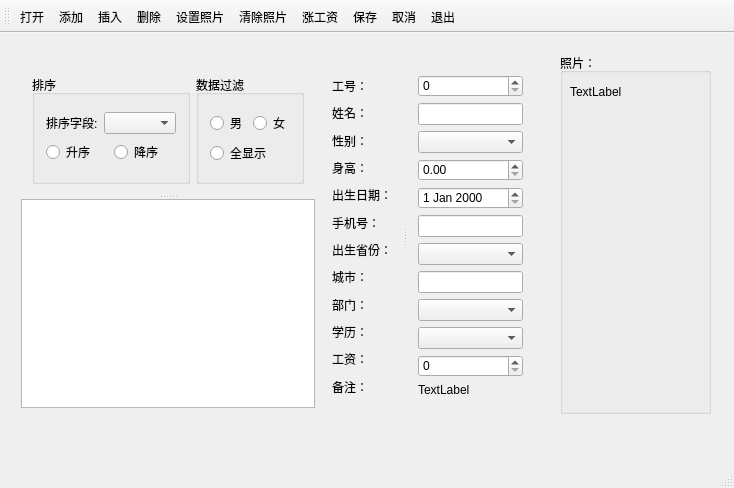
<?xml version="1.0" encoding="UTF-8"?>
<ui version="4.0">
 <class>MainWindow</class>
 <widget class="QMainWindow" name="MainWindow">
  <property name="geometry">
   <rect>
    <x>0</x>
    <y>0</y>
    <width>734</width>
    <height>488</height>
   </rect>
  </property>
  <property name="windowTitle">
   <string>MainWindow</string>
  </property>
  <widget class="QWidget" name="centralWidget">
   <widget class="QGroupBox" name="groupBox_3">
    <property name="geometry">
     <rect>
      <x>560</x>
      <y>20</y>
      <width>151</width>
      <height>361</height>
     </rect>
    </property>
    <property name="sizePolicy">
     <sizepolicy hsizetype="Fixed" vsizetype="Fixed">
      <horstretch>0</horstretch>
      <verstretch>0</verstretch>
     </sizepolicy>
    </property>
    <property name="title">
     <string>照片：</string>
    </property>
    <widget class="QLabel" name="dbLabPhote">
     <property name="geometry">
      <rect>
       <x>10</x>
       <y>30</y>
       <width>67</width>
       <height>17</height>
      </rect>
     </property>
     <property name="text">
      <string>TextLabel</string>
     </property>
    </widget>
   </widget>
   <widget class="QWidget" name="layoutWidget">
    <property name="geometry">
     <rect>
      <x>10</x>
      <y>20</y>
      <width>535</width>
      <height>366</height>
     </rect>
    </property>
    <layout class="QHBoxLayout" name="horizontalLayout_5">
     <item>
      <widget class="QSplitter" name="splitter_2">
       <property name="orientation">
        <enum>Qt::Vertical</enum>
       </property>
       <widget class="QWidget" name="layoutWidget">
        <layout class="QHBoxLayout" name="horizontalLayout_4">
         <item>
          <widget class="QGroupBox" name="groupBoxSort">
           <property name="title">
            <string>排序</string>
           </property>
           <layout class="QVBoxLayout" name="verticalLayout_4">
            <item>
             <layout class="QVBoxLayout" name="verticalLayout_3">
              <item>
               <layout class="QHBoxLayout" name="horizontalLayout_2">
                <item>
                 <widget class="QLabel" name="label">
                  <property name="text">
                   <string>排序字段:</string>
                  </property>
                 </widget>
                </item>
                <item>
                 <widget class="QComboBox" name="comboFields"/>
                </item>
               </layout>
              </item>
              <item>
               <layout class="QHBoxLayout" name="horizontalLayout_3">
                <item>
                 <widget class="QRadioButton" name="radioButton">
                  <property name="text">
                   <string>升序</string>
                  </property>
                 </widget>
                </item>
                <item>
                 <widget class="QRadioButton" name="radioButton_2">
                  <property name="text">
                   <string>降序</string>
                  </property>
                 </widget>
                </item>
               </layout>
              </item>
             </layout>
            </item>
           </layout>
          </widget>
         </item>
         <item>
          <widget class="QGroupBox" name="groupBoxFilter">
           <property name="title">
            <string>数据过滤</string>
           </property>
           <layout class="QVBoxLayout" name="verticalLayout_2">
            <item>
             <layout class="QVBoxLayout" name="verticalLayout">
              <item>
               <layout class="QHBoxLayout" name="horizontalLayout">
                <item>
                 <widget class="QRadioButton" name="radioButton_3">
                  <property name="text">
                   <string>男</string>
                  </property>
                 </widget>
                </item>
                <item>
                 <widget class="QRadioButton" name="radioButton_4">
                  <property name="text">
                   <string>女</string>
                  </property>
                 </widget>
                </item>
               </layout>
              </item>
              <item>
               <widget class="QRadioButton" name="radioButton_5">
                <property name="text">
                 <string>全显示</string>
                </property>
               </widget>
              </item>
             </layout>
            </item>
           </layout>
          </widget>
         </item>
        </layout>
       </widget>
       <widget class="QTableView" name="tableView"/>
      </widget>
     </item>
     <item>
      <widget class="QSplitter" name="splitter">
       <property name="orientation">
        <enum>Qt::Horizontal</enum>
       </property>
       <widget class="QWidget" name="layoutWidget">
        <layout class="QVBoxLayout" name="verticalLayout_5">
         <item>
          <widget class="QLabel" name="label_2">
           <property name="text">
            <string>工号：</string>
           </property>
          </widget>
         </item>
         <item>
          <widget class="QLabel" name="label_4">
           <property name="text">
            <string>姓名：</string>
           </property>
          </widget>
         </item>
         <item>
          <widget class="QLabel" name="label_3">
           <property name="text">
            <string>性别：</string>
           </property>
          </widget>
         </item>
         <item>
          <widget class="QLabel" name="label_5">
           <property name="text">
            <string>身高：</string>
           </property>
          </widget>
         </item>
         <item>
          <widget class="QLabel" name="label_7">
           <property name="text">
            <string>出生日期：</string>
           </property>
          </widget>
         </item>
         <item>
          <widget class="QLabel" name="label_6">
           <property name="text">
            <string>手机号：</string>
           </property>
          </widget>
         </item>
         <item>
          <widget class="QLabel" name="label_10">
           <property name="text">
            <string>出生省份：</string>
           </property>
          </widget>
         </item>
         <item>
          <widget class="QLabel" name="label_9">
           <property name="text">
            <string>城市：</string>
           </property>
          </widget>
         </item>
         <item>
          <widget class="QLabel" name="label_8">
           <property name="text">
            <string>部门：</string>
           </property>
          </widget>
         </item>
         <item>
          <widget class="QLabel" name="label_12">
           <property name="text">
            <string>学历：</string>
           </property>
          </widget>
         </item>
         <item>
          <widget class="QLabel" name="label_13">
           <property name="text">
            <string>工资：</string>
           </property>
          </widget>
         </item>
         <item>
          <widget class="QLabel" name="label_11">
           <property name="text">
            <string>备注：</string>
           </property>
          </widget>
         </item>
        </layout>
       </widget>
       <widget class="QWidget" name="layoutWidget">
        <layout class="QVBoxLayout" name="verticalLayout_6">
         <item>
          <widget class="QSpinBox" name="dbSpinEmpNo"/>
         </item>
         <item>
          <widget class="QLineEdit" name="dbEditName"/>
         </item>
         <item>
          <widget class="QComboBox" name="dbComboSex"/>
         </item>
         <item>
          <widget class="QDoubleSpinBox" name="dbSpinHeight"/>
         </item>
         <item>
          <widget class="QDateEdit" name="dbEditBirth"/>
         </item>
         <item>
          <widget class="QLineEdit" name="dbEditMobile"/>
         </item>
         <item>
          <widget class="QComboBox" name="dbComboProvince"/>
         </item>
         <item>
          <widget class="QLineEdit" name="dbEditCity"/>
         </item>
         <item>
          <widget class="QComboBox" name="dbComboDep"/>
         </item>
         <item>
          <widget class="QComboBox" name="dbComboEdu"/>
         </item>
         <item>
          <widget class="QSpinBox" name="dbSpinSalary"/>
         </item>
         <item>
          <widget class="QLabel" name="dbEditMemo">
           <property name="text">
            <string>TextLabel</string>
           </property>
          </widget>
         </item>
        </layout>
       </widget>
      </widget>
     </item>
    </layout>
   </widget>
  </widget>
  <widget class="QMenuBar" name="menuBar">
   <property name="geometry">
    <rect>
     <x>0</x>
     <y>0</y>
     <width>734</width>
     <height>28</height>
    </rect>
   </property>
  </widget>
  <widget class="QToolBar" name="mainToolBar">
   <attribute name="toolBarArea">
    <enum>TopToolBarArea</enum>
   </attribute>
   <attribute name="toolBarBreak">
    <bool>false</bool>
   </attribute>
   <addaction name="actOpenDB"/>
   <addaction name="actRecAppend"/>
   <addaction name="actRecInsert"/>
   <addaction name="actRecDelete"/>
   <addaction name="actPhoto"/>
   <addaction name="actPhotoClear"/>
   <addaction name="actScan"/>
   <addaction name="actSubmit"/>
   <addaction name="actRevert"/>
   <addaction name="actQuit"/>
  </widget>
  <widget class="QStatusBar" name="statusBar"/>
  <action name="actOpenDB">
   <property name="text">
    <string>打开</string>
   </property>
  </action>
  <action name="actQuit">
   <property name="text">
    <string>退出</string>
   </property>
  </action>
  <action name="actRecAppend">
   <property name="text">
    <string>添加</string>
   </property>
  </action>
  <action name="actRecInsert">
   <property name="text">
    <string>插入</string>
   </property>
  </action>
  <action name="actSubmit">
   <property name="text">
    <string>保存</string>
   </property>
  </action>
  <action name="actRevert">
   <property name="text">
    <string>取消</string>
   </property>
  </action>
  <action name="actRecDelete">
   <property name="text">
    <string>删除</string>
   </property>
  </action>
  <action name="actPhoto">
   <property name="text">
    <string>设置照片</string>
   </property>
  </action>
  <action name="actPhotoClear">
   <property name="text">
    <string>清除照片</string>
   </property>
  </action>
  <action name="actScan">
   <property name="text">
    <string>涨工资</string>
   </property>
  </action>
 </widget>
 <layoutdefault spacing="6" margin="11"/>
 <resources/>
 <connections/>
</ui>
